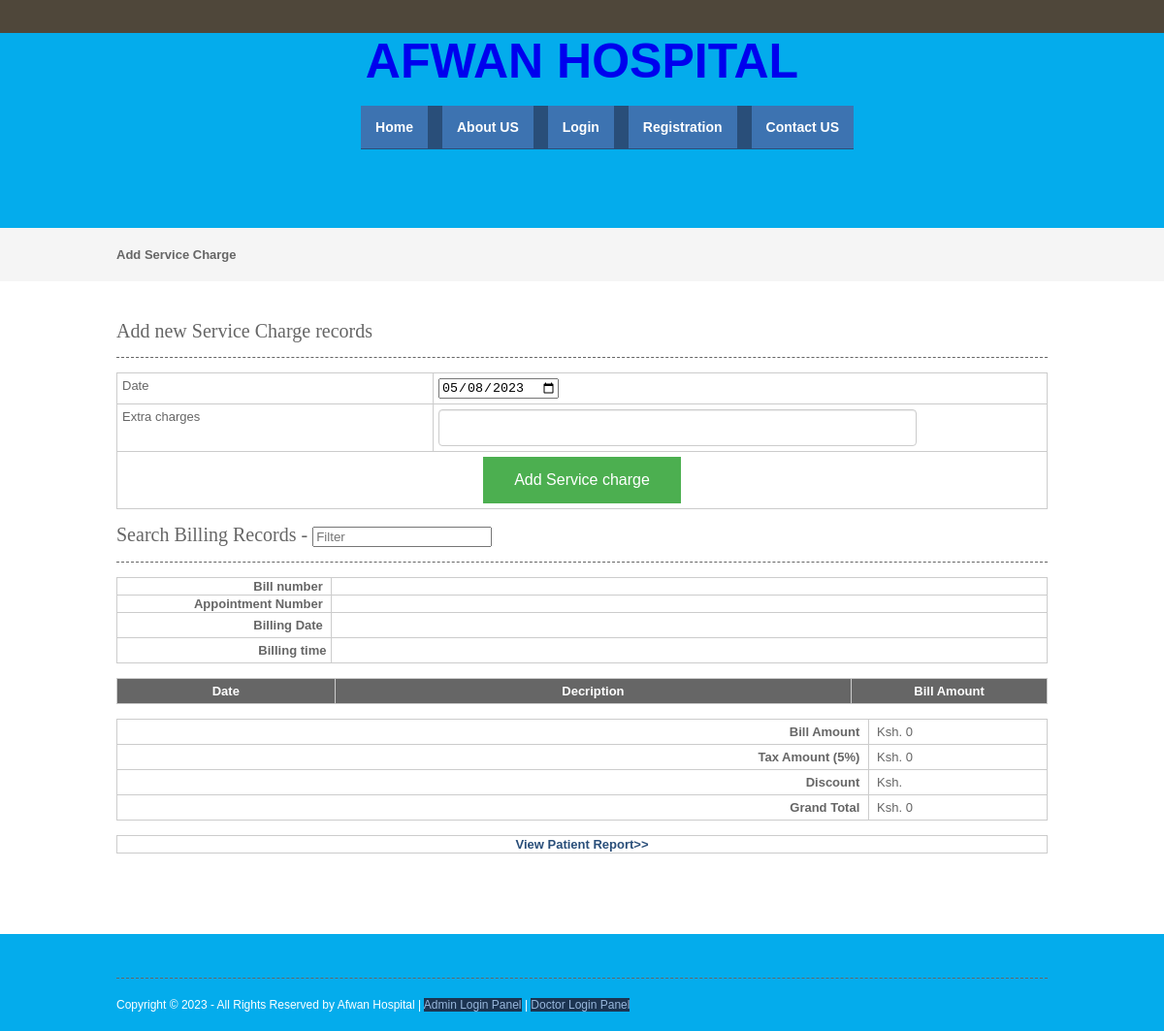
The page /billing.php on the database as committed earlier.
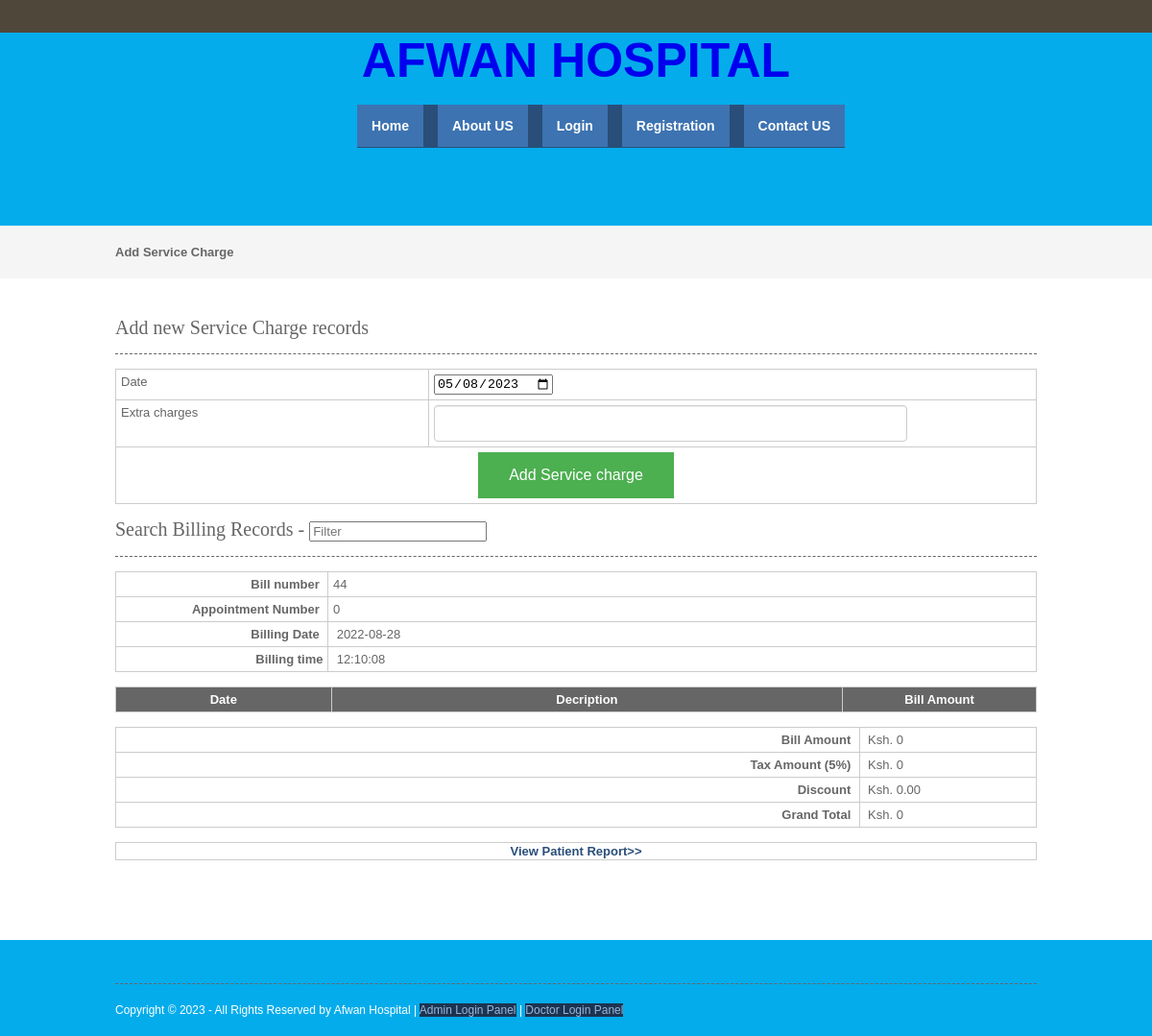
The same page on the database as committed later.
### tables this page shows
CREATE TABLE `billing` (
  `billingid` int(10) NOT NULL,
  `patientid` int(10) NOT NULL,
  `appointmentid` int(10) NOT NULL,
  `billingdate` date NOT NULL,
  `billingtime` time NOT NULL,
  `discount` float(10,2) NOT NULL,
  `taxamount` float(10,2) NOT NULL,
  `discountreason` text NOT NULL,
  `discharge_time` time NOT NULL,
  `discharge_date` date NOT NULL
);

### viewbilling.php (the view, shortened to what this page needs)
<?php
include("dbconnection.php");
?>
 <section class="container">
<h2>Search Billing Records - <input type="search" class="light-table-filter" data-table="order-table" placeholder="Filter" /></h2>
<?php
$sqlbilling_records ="SELECT * FROM billing WHERE appointmentid='$billappointmentid'";
$qsqlbilling_records = mysqli_query($con,$sqlbilling_records);
$rsbilling_records = mysqli_fetch_array($qsqlbilling_records);
?>
 	<table width="557" border="3">
      <tbody>
        <tr>
          <th scope="col"><div align="right">Bill number &nbsp; </div></th>
          <td> <?php echo $rsbilling_records[billingid]; ?></td>
        </tr>
        <tr>
          <th width="124" scope="col"><div align="right">Appointment Number &nbsp; </div></th>
          	<td width="413"> <?php echo $rsbilling_records[appointmentid]; ?>
            </td>
        </tr>
		<tr>
		  <th scope="col"><div align="right">Billing Date &nbsp; </div></th>
		  <td>&nbsp;<?php echo $rsbilling_records[billingdate]; ?></td>
	    </tr>
		<tr>
		  <th scope="col"><div align="right">Billing time&nbsp; </div></th>
		  <td>&nbsp;<?php echo $rsbilling_records[billingtime] ; ?></td>
	    </tr>
      </tbody>
    </table>
	<table class="order-table">
      <thead>
       <tr>
          <th width="97" scope="col">Date</th>
          <th width="245" scope="col">Decription</th>
          <th width="86" scope="col">Bill Amount</th>
        </tr>
        </thead>
         <?php
		$billamt= 0;
		?>
    </table>
    <table width="557" border="3">
      <tbody>
        <tr>
          <th scope="col"><div align="right">Bill Amount &nbsp; </div></th>
          <td>&nbsp;Ksh. <?php echo $billamt; ?></td>
        </tr>
        <tr>
          <th width="442" scope="col"><div align="right">Tax Amount (5%) &nbsp; </div></th>
          	<td width="95">&nbsp;Ksh. <?php echo $taxamt = 5 * ($billamt / 100); ?>
            </td>
        </tr>
		<tr>
		  <th scope="col"><div align="right">Discount &nbsp; </div></th>
		  <td>&nbsp;Ksh. <?php echo $rsbilling_records[discount]; ?></td>
	    </tr>
		<tr>
		  <th scope="col"><div align="right">Grand Total &nbsp; </div></th>
		  <td>&nbsp;Ksh. <?php echo ($billamt + $taxamt)  - $rsbilling_records[discount] ; ?></td>
	    </tr>
      </tbody>
    </table>
    </section>

Rows that differ between the two databases and show on the page:
added billing: billingid "44", appointmentid "0", billingdate "2022-08-28", billingtime "12:10:08", discount "0.00", ($billamt + $taxamt)  - $rsbilling_records[discount] "0"
Other text that changed with them:
text no longer shown: "0"
